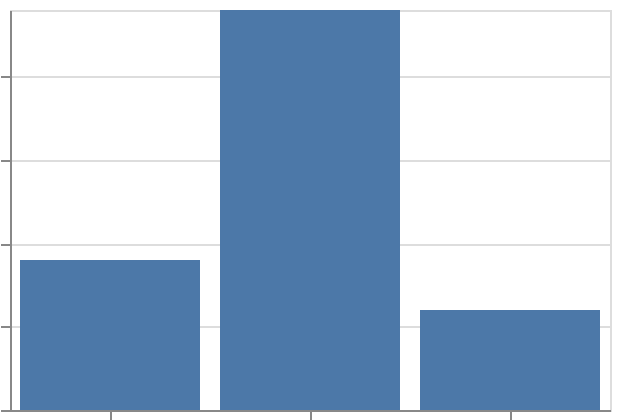

Vega-Lite specification for this chart:
### Vega-Lite specification from a JSON file in a GitHub repository (floating-point values rounded to 4 significant figures)
{"$schema": "https://vega.github.io/schema/vega-lite/v6.json", "padding": 5, "autosize": "none", "width": 300, "height": 200, "data": {"name": "table", "values": [{"c": "A", "g": "p", "x": 1, "y": 2, "v": 5, "t": "2024-01-15", "o": {"v": 3}, "IMDB Rating": 6.1, "d": "x1"}, {"c": "B", "g": "q", "x": 2, "y": 4, "v": 9, "t": "2024-02-20", "o": {"v": 7}, "IMDB Rating": 7.4, "d": "x2"}, {"c": "A", "g": "q", "x": 3, "y": 3, "v": 2, "t": "2024-03-05", "o": {"v": 1}, "IMDB Rating": 5.2, "d": "x1"}, {"c": "C", "g": "p", "x": 4, "y": 6, "v": 7, "t": "2024-05-30", "o": {"v": 4}, "IMDB Rating": 8.8, "d": "x3"}, {"c": "B", "g": "p", "x": 5, "y": 5, "v": 4, "t": "2024-07-11", "o": {"v": 9}, "IMDB Rating": 6.9, "d": "x2"}, {"c": "C", "g": "q", "x": 6, "y": 8, "v": 6, "t": "2024-09-02", "o": {"v": 2}, "IMDB Rating": 7.7, "d": "x3"}, {"c": "A", "g": "p", "x": 7, "y": 7, "v": 8, "t": "2024-11-25", "o": {"v": 5}, "IMDB Rating": 4.4, "d": "x1"}, {"c": "B", "g": "q", "x": 8, "y": 9, "v": 3, "t": "2024-12-31", "o": {"v": 8}, "IMDB Rating": 9.1, "d": "x2"}]}, "mark": "bar", "encoding": {"x": {"field": "c", "type": "nominal"}, "y": {"aggregate": "sum", "field": "o.v", "type": "quantitative"}}}
